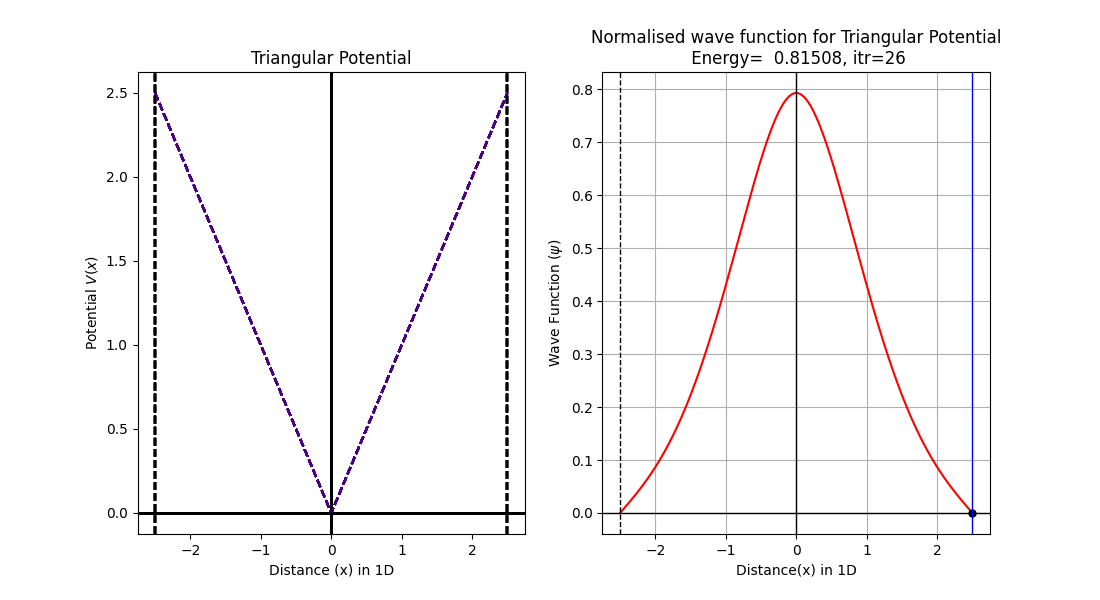

This figure's Python source:
#Solution of Schrodinger's 1D wave equation for Triangular potential
#Numerov Method

import numpy as np
import matplotlib.pyplot as plt
from scipy.integrate import simpson


#Define the dimensionless potential
def V(k1,x):
        return k1*abs(x)

a=eval(input('Enter the width of the Triangular well : ' ))
k1=eval(input('Enter the slope of the potential : '))
k1=abs(k1)

   
#Boundary conditions for a wave function
x0,y0,xn,yn=-a/2,0,a/2,0
n=1000
x,h=np.linspace(x0,xn,n,retstep='True')
psi=np.zeros(n)
psi[0],psi[1]=0,0.001

#Numerov method with shooting parameter E as energy
def triang(E):
    k=2*(E-V(k1,x))            #Parameter from Time Independent Schrodinger Equation
    for i in range(1,n-1):   
       psi[i+1]=(2*(1-(5/12)*h**2*k[i])*psi[i]-(1+(1/12)*h**2*k[i-1])*psi[i-1])/(1+(1/12)*h**2*k[i+1])
    return psi 



#Guessing energy value from plot
energies=np.linspace(0,30,1000)
H=[]
for i in energies:
    hits=triang(i)[-1]
    H.append(hits)
    
plt.plot(energies,H,'b-')
plt.axhline(color='black',lw=1)
plt.axvline(color='black',lw=1)
plt.xlabel('Energy')
plt.ylabel('End-point')
plt.minorticks_on()
plt.grid(which='minor',color='green',ls='--')
plt.savefig('/home/tux_blue/Desktop/GitHub/Computational-Physics-UG/Application to some physics problems/Scrodinger Equation/TISE/Numerov Method/Primitive Method/Python Files/Triangular_well_hits.png')
plt.show()



#Bisection method for proper choice of energy
while True:
    E1=eval(input('Enter the 1st guess of energy : '))
    E2=eval(input('Enter the 2nd guess of energy : '))
    if triang(E1)[-1]*triang(E2)[-1]<0:
        break
    print('Energy does not exist between the guesses\nEnter new guesses')

itr=0.0
plt.figure(figsize=(11,6)) 
while True:
    E3=(E1+E2)/2
    if triang(E3)[-1]==0:
        break
    if triang(E1)[-1]*triang(E3)[-1]>0:
        E1=E3
    else:
        E2=E3
    itr=itr+1
    acc=abs(E1-E2)
    if acc<0.00000001:
        break
          
#Normalisation of wave function
    N=1/np.sqrt(simpson(triang(E3)*triang(E3),x=x))
    solution=N*triang(E3)

#Plotting and printing
    plt.subplot(121)
    plt.plot(x,V(k1,x),'--',color='indigo')
    plt.ylabel(r'Potential $V(x)$')
    plt.xlabel('Distance (x) in 1D')
    plt.title('Triangular Potential')
    plt.axvline(color='black',lw=1)
    plt.axhline(color='black',lw=1)
    plt.axvline(x=-a/2,color='black',ls='--')
    plt.axvline(x=a/2,color='black',ls='--')
    
    plt.subplot(122)
    plt.cla()
    plt.plot(x,solution,'r',lw=1.5)
    plt.plot(x[-1],triang(E3)[-1],'o',color='black',ms=5)
    plt.title('Normalised wave function for Triangular Potential\n'+r' Energy=%9.5f, itr=%2i'%(E3,itr))
    plt.xlabel('Distance(x) in 1D')
    plt.ylabel(r'Wave Function ($\psi$)')
    plt.axhline(color='black',lw=1)
    plt.axvline(color='black',lw=1)
    plt.axvline(x=x0,color='black',lw=1,ls='--')
    plt.axvline(x=xn,color='blue',lw=1)
    plt.grid()
    plt.pause(0.5)

plt.savefig('/home/tux_blue/Desktop/GitHub/Computational-Physics-UG/Application to some physics problems/Scrodinger Equation/TISE/Numerov Method/Primitive Method/Python Files/Triangular_well.png')
plt.show()
print('The energy satisfying the boundary condition is',E3)
     
